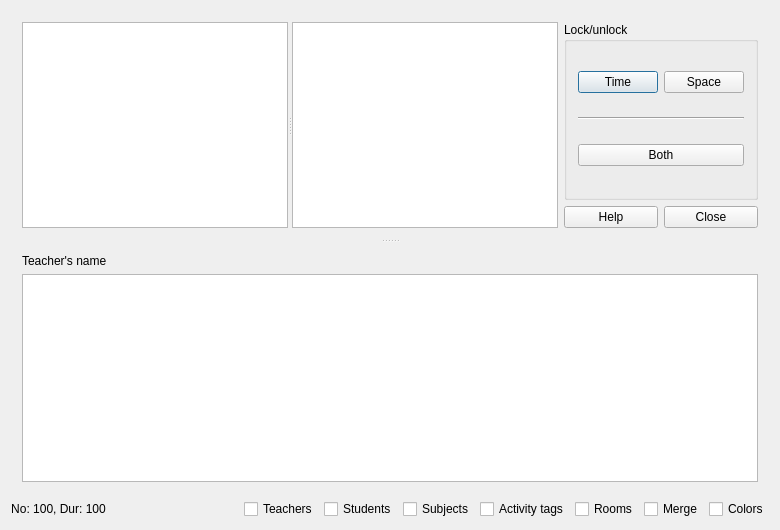
<?xml version="1.0" encoding="UTF-8"?>
<ui version="4.0">
 <class>TimetableViewTeachersDaysHorizontalForm_template</class>
 <widget class="QDialog" name="TimetableViewTeachersDaysHorizontalForm_template">
  <property name="geometry">
   <rect>
    <x>0</x>
    <y>0</y>
    <width>780</width>
    <height>530</height>
   </rect>
  </property>
  <property name="windowTitle">
   <string extracomment="Title of dialog to view the teachers timetable">View teachers days horizontal timetable</string>
  </property>
  <layout class="QGridLayout" name="gridLayout_2">
   <item row="0" column="0">
    <widget class="QSplitter" name="horizontalSplitter">
     <property name="orientation">
      <enum>Qt::Orientation::Vertical</enum>
     </property>
     <widget class="QWidget" name="layoutWidget">
      <layout class="QHBoxLayout" name="horizontalLayout_3">
       <item>
        <widget class="QSplitter" name="verticalSplitter">
         <property name="orientation">
          <enum>Qt::Orientation::Horizontal</enum>
         </property>
         <widget class="QListWidget" name="teachersListWidget"/>
         <widget class="QTextEdit" name="detailsTextEdit"/>
        </widget>
       </item>
       <item>
        <layout class="QVBoxLayout" name="verticalLayout_2">
         <item>
          <widget class="QGroupBox" name="groupBox">
           <property name="title">
            <string extracomment="This is a group box for locking/unlocking buttons">Lock/unlock</string>
           </property>
           <layout class="QGridLayout" name="gridLayout">
            <item row="0" column="0">
             <layout class="QHBoxLayout" name="horizontalLayout">
              <item>
               <widget class="QPushButton" name="lockTimePushButton">
                <property name="text">
                 <string extracomment="This is a button in a timetable view dialog (There are 3 buttons in total, user can toggle locked/unlocked time, space or both).">Time</string>
                </property>
               </widget>
              </item>
              <item>
               <widget class="QPushButton" name="lockSpacePushButton">
                <property name="text">
                 <string extracomment="This is a button in a timetable view dialog (There are 3 buttons in total, user can toggle locked/unlocked time, space or both).">Space</string>
                </property>
               </widget>
              </item>
             </layout>
            </item>
            <item row="2" column="0">
             <widget class="QPushButton" name="lockTimeSpacePushButton">
              <property name="text">
               <string extracomment="This is a button in a timetable view dialog (There are 3 buttons in total, user can toggle locked/unlocked time, space or both).">Both</string>
              </property>
              <property name="shortcut">
               <string/>
              </property>
             </widget>
            </item>
            <item row="1" column="0">
             <widget class="Line" name="line">
              <property name="orientation">
               <enum>Qt::Orientation::Horizontal</enum>
              </property>
             </widget>
            </item>
           </layout>
          </widget>
         </item>
         <item>
          <layout class="QHBoxLayout" name="horizontalLayout_2">
           <item>
            <widget class="QPushButton" name="helpPushButton">
             <property name="text">
              <string>Help</string>
             </property>
            </widget>
           </item>
           <item>
            <widget class="QPushButton" name="closePushButton">
             <property name="text">
              <string>Close</string>
             </property>
            </widget>
           </item>
          </layout>
         </item>
        </layout>
       </item>
      </layout>
     </widget>
     <widget class="QWidget" name="layoutWidget2">
      <layout class="QVBoxLayout" name="verticalLayout">
       <item>
        <widget class="QLabel" name="teacherNameTextLabel">
         <property name="sizePolicy">
          <sizepolicy hsizetype="Minimum" vsizetype="Minimum">
           <horstretch>0</horstretch>
           <verstretch>0</verstretch>
          </sizepolicy>
         </property>
         <property name="text">
          <string>Teacher's name</string>
         </property>
         <property name="wordWrap">
          <bool>true</bool>
         </property>
        </widget>
       </item>
       <item>
        <widget class="QTableWidget" name="teachersTimetableTable"/>
       </item>
      </layout>
     </widget>
    </widget>
   </item>
   <item row="1" column="0">
    <layout class="QHBoxLayout" name="horizontalLayout_4">
     <item>
      <widget class="QLabel" name="numberAndDurationTextLabel">
       <property name="text">
        <string notr="true">No: 100, Dur: 100</string>
       </property>
       <property name="alignment">
        <set>Qt::AlignmentFlag::AlignCenter</set>
       </property>
       <property name="wordWrap">
        <bool>false</bool>
       </property>
      </widget>
     </item>
     <item>
      <spacer name="horizontalSpacer">
       <property name="orientation">
        <enum>Qt::Orientation::Horizontal</enum>
       </property>
       <property name="sizeHint" stdset="0">
        <size>
         <width>40</width>
         <height>20</height>
        </size>
       </property>
      </spacer>
     </item>
     <item>
      <widget class="QCheckBox" name="teachersCheckBox">
       <property name="text">
        <string>Teachers</string>
       </property>
      </widget>
     </item>
     <item>
      <widget class="QCheckBox" name="studentsCheckBox">
       <property name="text">
        <string>Students</string>
       </property>
      </widget>
     </item>
     <item>
      <widget class="QCheckBox" name="subjectsCheckBox">
       <property name="text">
        <string>Subjects</string>
       </property>
      </widget>
     </item>
     <item>
      <widget class="QCheckBox" name="activityTagsCheckBox">
       <property name="text">
        <string>Activity tags</string>
       </property>
      </widget>
     </item>
     <item>
      <widget class="QCheckBox" name="roomsCheckBox">
       <property name="text">
        <string>Rooms</string>
       </property>
      </widget>
     </item>
     <item>
      <widget class="QCheckBox" name="spanCheckBox">
       <property name="text">
        <string extracomment="It means that the cells for the same activity will be merged.">Merge</string>
       </property>
      </widget>
     </item>
     <item>
      <widget class="QCheckBox" name="colorsCheckBox">
       <property name="text">
        <string extracomment="It means to use colors in the timetable view.">Colors</string>
       </property>
      </widget>
     </item>
    </layout>
   </item>
  </layout>
 </widget>
 <layoutdefault spacing="6" margin="11"/>
 <resources/>
 <connections/>
</ui>
